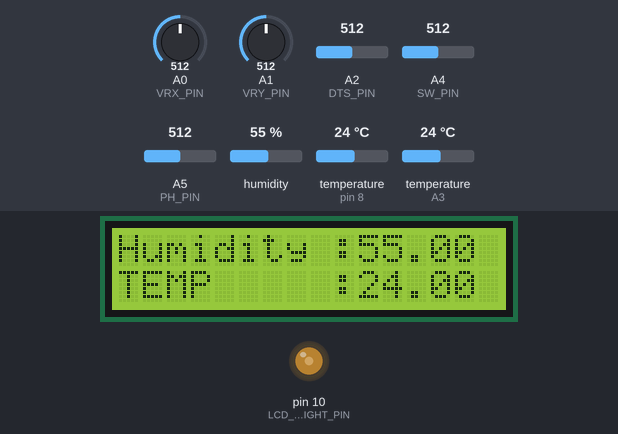
A sketch run on a simulated Arduino Uno, built with avr-gcc and run on an emulated ATmega328P. Shown: 16×2 character LCD, output pins drawn as LEDs (lit = HIGH). Inputs (shaded band) come from the test bench; at power-on: A1 (VRY_PIN) = 512, humidity 55 %, temperature (sensors on A3, pin 8) 24 °C, A2 (DTS_PIN) = 512, A4 (SW_PIN) = 512, A5 (PH_PIN) = 512, A0 (VRX_PIN) = 512. Pins used as bus, display or sensor lines are not drawn; what the sketch prints to the serial monitor is not drawn.

Above: at 1.5 s.
1.6 s: A1 (VRY_PIN) set to 527
At 3.2 s:
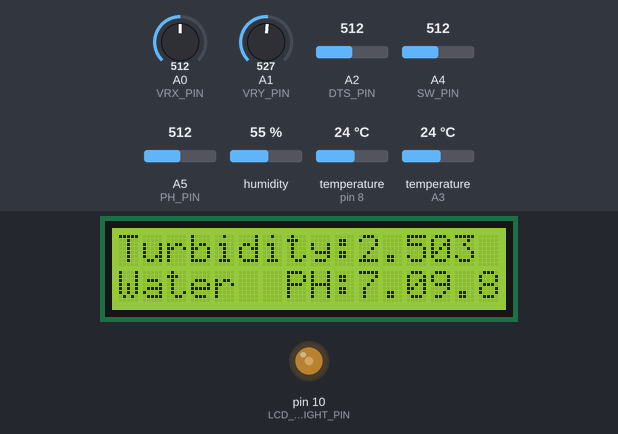
7.7 s: humidity set to 22 %
At 9.3 s:
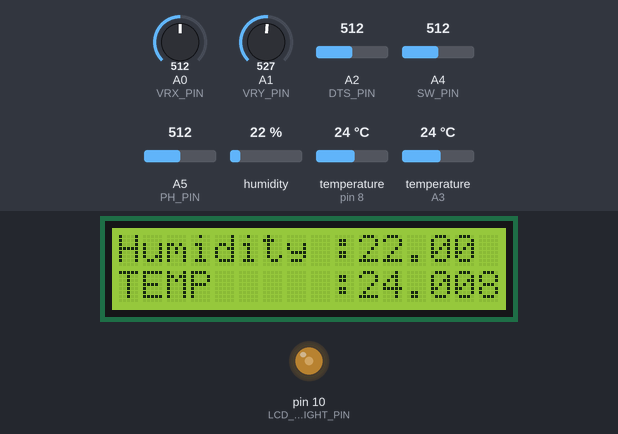
11.2 s: temperature (sensor on A3) set to 12 °C
At 13.0 s:
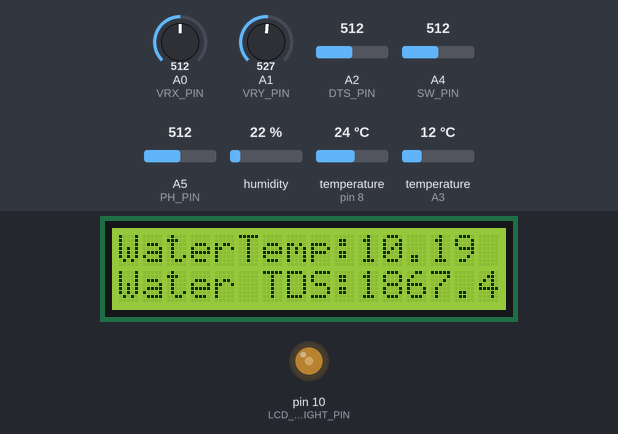
14.7 s: A2 (DTS_PIN) set to 716
At 16.4 s:
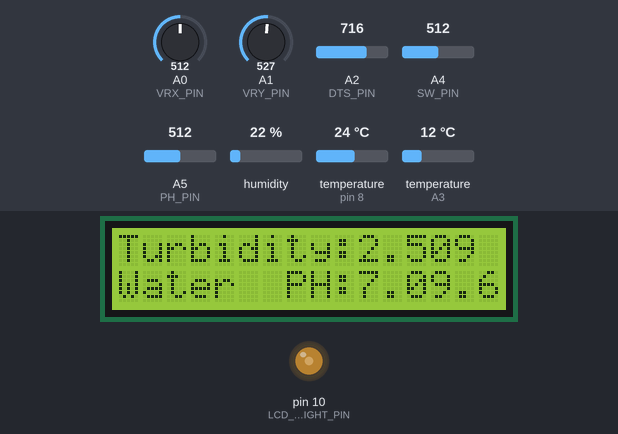
17.4 s: A4 (SW_PIN) set to 716
At 19.2 s:
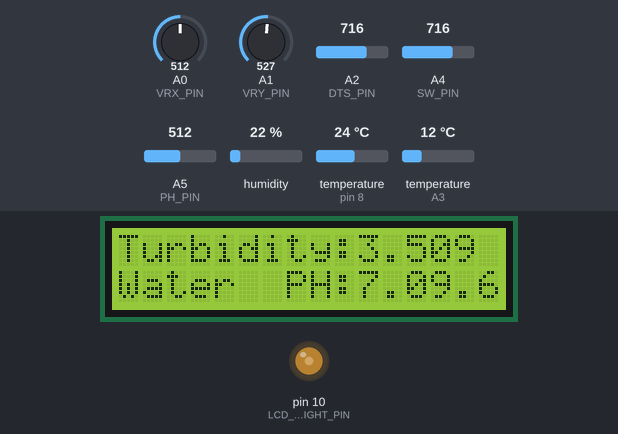
20.9 s: A5 (PH_PIN) set to 716
At 21.8 s:
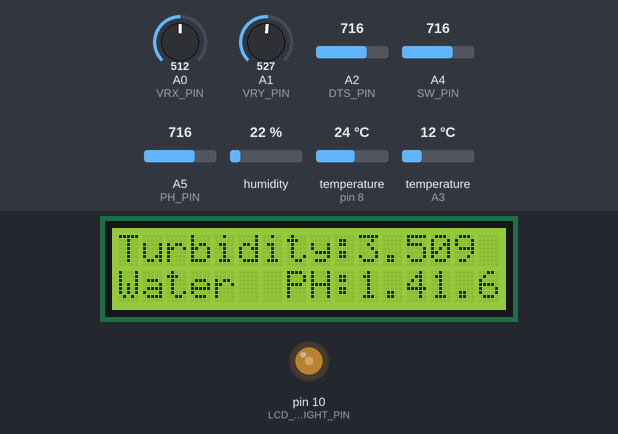
Timing chart, 0 to 23.9 s (numbered marks = the images above; inputs shaded):
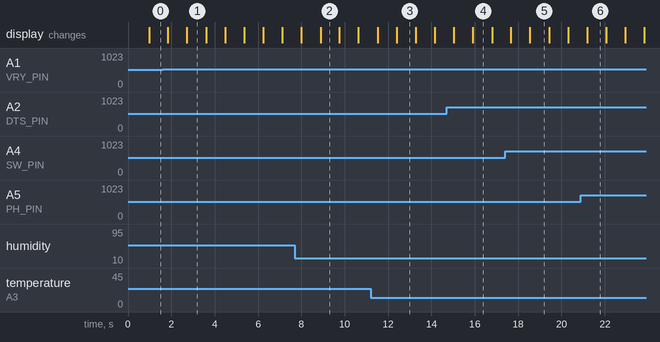

Measured:
- the behaviour switches between 512 and 513 on A1 (VRY_PIN) (found by bisection; images 0 and 1)
- after the input at 1.6 s, the display: first changes after 0.24 s (image 1 shows a later state)
- what the display in image 1 shows lasts 0.9 s, from 2.7 s to 3.6 s

The sketch:

aquariumproject.ino
```cpp
#include <GravityTDS.h>

#include <LiquidCrystal.h>
#include <DHT.h>
#include <OneWire.h>
#include <DallasTemperature.h>

#define LCD_CONTRAST_PIN 6
#define LCD_BACKLIGHT_PIN 10
#define DHTPIN 8
#define DHTTYPE DHT11
#define ONE_WIRE_BUS A3
#define VRX_PIN A0
#define VRY_PIN A1
#define SW_PIN 18
#define DTS_PIN A2
#define TURBIDITY_PIN A4
#define PH_PIN A5

const int rs = 12, en = 11, d4 = 5, d5 = 4, d6 = 3, d7 = 2;

int xPosition = 0;
int yPosition = 0;
int screen = 0;
volatile byte switchClick = 0;
volatile bool lcdDisplay = true;

float humidity = 0;
float temperature = 0;
float waterTemperature = 0;
float waterPH = 0;
float tdsValue = 0;
float turbidityValue = 0;

int mapX = 0;
int mapY = 0;

float RawHigh = 100.0;
float RawLow = 1.999;
float ReferenceHigh = 99.9;
float ReferenceLow = 0;
float RawRange = RawHigh - RawLow;
float ReferenceRange = ReferenceHigh - ReferenceLow;

float calibration_ph = 21.34;
int phval = 0;
unsigned long int avgValue;
int buffer_arr[10],temp;


LiquidCrystal lcd(rs, en, d4, d5, d6, d7);

DHT dht(DHTPIN, DHTTYPE);
OneWire oneWire(ONE_WIRE_BUS);
DallasTemperature sensors(&oneWire);
GravityTDS gravityTds;

void setup() {
  pinMode(VRX_PIN, INPUT);
  pinMode(VRY_PIN, INPUT);
  pinMode(SW_PIN, INPUT_PULLUP);
  pinMode(TURBIDITY_PIN, INPUT);
  pinMode(PH_PIN, INPUT);
  attachInterrupt(digitalPinToInterrupt(SW_PIN), toggleDisplay, RISING);

  lcd.begin(16, 2);
  analogWrite(LCD_BACKLIGHT_PIN, 100);
  analogWrite(LCD_CONTRAST_PIN, 50);
  dht.begin();
  sensors.begin();
  gravityTds.setPin(DTS_PIN);
  gravityTds.setAref(5.0);
  gravityTds.setAdcRange(1024);
  gravityTds.begin();
  Serial.begin(115200);
}

void loop() {
  // get environment humidity and temperature
  humidity = dht.readHumidity();
  temperature = dht.readTemperature();

  // get water temperature
  sensors.requestTemperatures();
  waterTemperature = (((sensors.getTempCByIndex(0) - RawLow) * ReferenceRange) / RawRange) + ReferenceLow;;

  // get TDS
  gravityTds.setTemperature(waterTemperature);
  gravityTds.update();
  tdsValue = gravityTds.getTdsValue();

  // get Turbidity
  turbidityValue = analogRead(TURBIDITY_PIN) / 1024.0 * 5.0;

  // get PH value
  for(int i=0;i<10;i++)       //Get 10 sample value from the sensor for smooth the value
  {
    buffer_arr[i]=analogRead(PH_PIN);
    delay(10);
  }
  for(int i=0;i<9;i++)        //sort the analog from small to large
  {
    for(int j=i+1;j<10;j++)
    {
      if(buffer_arr[i]>buffer_arr[j])
      {
        temp=buffer_arr[i];
        buffer_arr[i]=buffer_arr[j];
        buffer_arr[j]=temp;
      }
    }
  }
  avgValue=0;
  for(int i=2;i<8;i++)                      //take the average value of 6 center sample
    avgValue+=buffer_arr[i];
  float volt=(float)avgValue*5.0/1024/6; //convert the analog into millivolt
  waterPH=-5.70 * volt + calibration_ph;

  if (lcdDisplay) {
    lcd.display();
    analogWrite(LCD_BACKLIGHT_PIN, 100);
  } else {
    lcd.noDisplay();
    analogWrite(LCD_BACKLIGHT_PIN, 0);
  }


  xPosition = analogRead(VRX_PIN);
  yPosition = analogRead(VRY_PIN);

  mapX = map(xPosition, 0, 1023, -512, 512);
  mapY = map(yPosition, 0, 1023, -512, 512);

  if (mapY > 0) {
    screen++;
  }

  switch (screen % 3) {
    case 0:
      lcd.setCursor(0, 0);
      lcd.print("Humidity :" + String(humidity, 2));
      lcd.setCursor(0, 1);
      lcd.print("TEMP     :" + String(temperature, 2));
      break;
    case 1:
      lcd.setCursor(0, 0);
      lcd.print("WaterTemp:" + String(waterTemperature, 2));
      lcd.setCursor(0, 1);
      lcd.print("Water TDS:" + String(tdsValue, 2));
      break;
    case 2:
      lcd.setCursor(0, 0);
      lcd.print("Turbidity:" + String(turbidityValue, 2));
      lcd.setCursor(0, 1);
      lcd.print("Water  PH:" + String(waterPH, 2));
      break;
    default:
      lcd.setCursor(0, 0);
      lcd.print("Turbidity:" + String(humidity, 2));
      lcd.setCursor(0, 1);
      lcd.print("TEMP    : " + String(temperature, 2));
      break;
  }

  Serial.print("swtch clicked: " + String(switchClick));
  Serial.println(" | Display: " + String(lcdDisplay));
  /*
    Serial.print("X: ");
    Serial.print(mapX);
    Serial.print(" | Y: ");
    Serial.print(mapY);
    Serial.println(SW_state);
    Serial.println(SW_before);
  */


}

void toggleDisplay() {
  switchClick++;
  if (switchClick % 2) {
    lcdDisplay = !lcdDisplay;
  }
}
```
